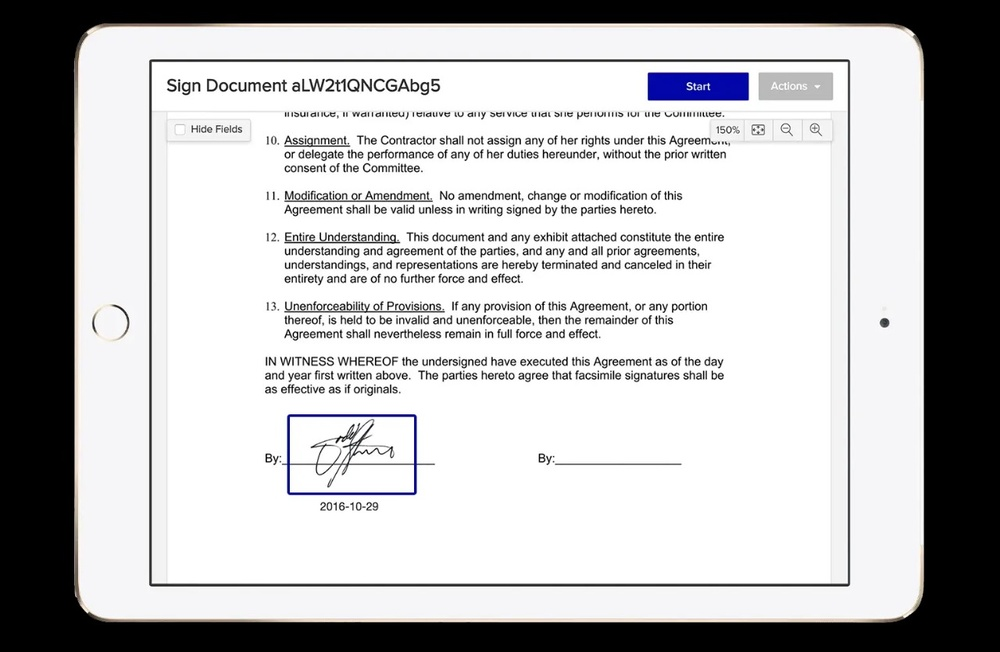
#> input picture inputs/WhatsApp Image 2024-05-04 at 09.55.02_1b912e90.jpg, 1000 x 652 px, shrunk from 1280 x 834 before the run
$ python -i image_detection.py   (imports and definitions only)
#> lines starting #> are read from the running program, lines starting #| are printed output that depends on the picture; after the words box and inside, x2 and y2 are one past the last pixel; in counts of white or black regions, pixels touching at a corner belong together
import cv2
from PIL import Image
import numpy as np
import matplotlib.pyplot as plt
import os

def find_and_highlight_photo(image_path):
    # Load the image
    image = cv2.imread(image_path)
#> image is the input picture: shape (652, 1000, 3); mean B, G, R 185.2, 184.3, 184.5
    gray = cv2.cvtColor(image, cv2.COLOR_BGR2GRAY)

    blurred = cv2.GaussianBlur(gray, (5, 5), 0)
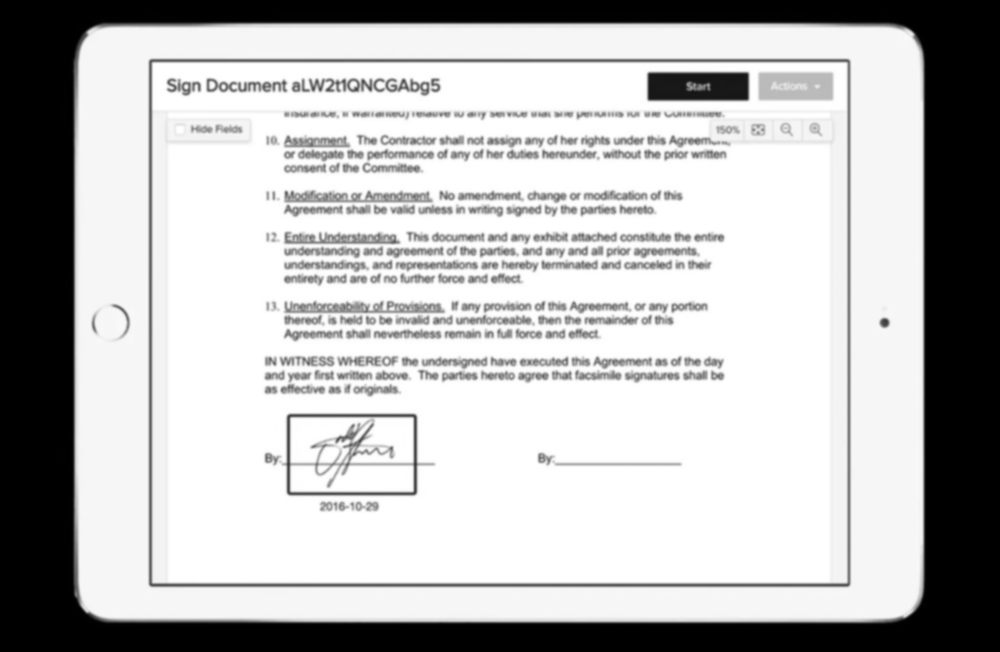
#> blurred: shape (652, 1000); min 0, max 255, mean 184.5

    edged = cv2.Canny(blurred, 30, 150)
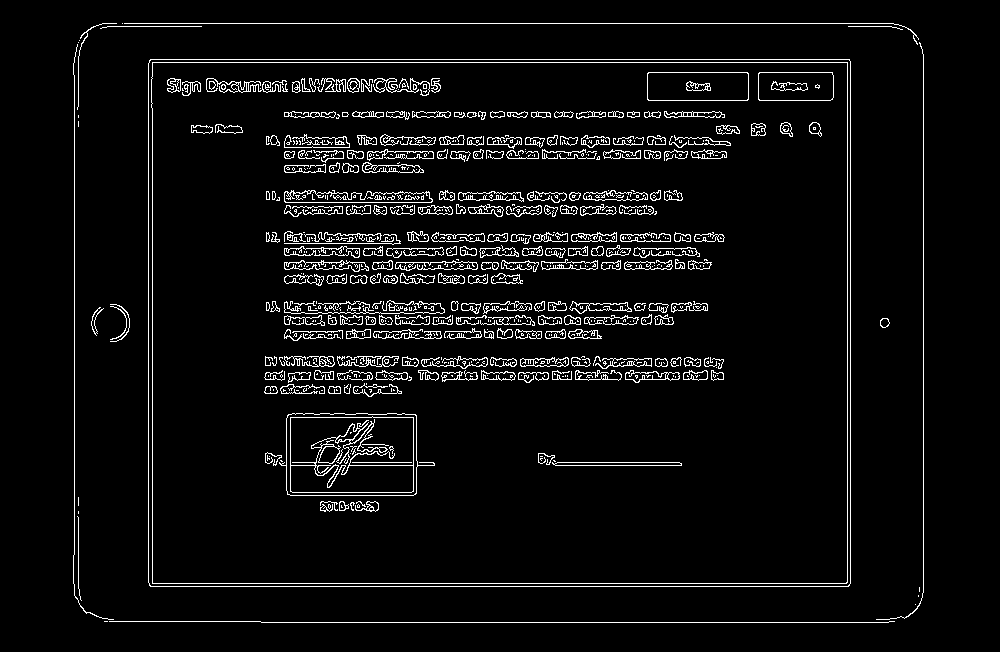
#> edged: shape (652, 1000); 5.1% white in thin lines or dots, all inside (x1, y1, x2, y2) = (73, 23, 924, 623)

    # Find contours
    contours, _ = cv2.findContours(edged.copy(), cv2.RETR_EXTERNAL, cv2.CHAIN_APPROX_SIMPLE)
#> contours = 24 contours, 22 with area under 20; largest, box (x1, y1, x2, y2) and area: (148, 59, 851, 587) 369942, (880, 318, 890, 328) 66

    # Assuming the largest rectangle that fits certain criteria is the photo
    largest_area = 0
    best_rect = None
    for cnt in contours:
        x, y, w, h = cv2.boundingRect(cnt)
        area = w * h
        aspect_ratio = w / float(h)

        # Check for aspect ratio of a photo and a reasonable area
        if 0.75 < aspect_ratio < 1.3 and area > 1000 and area > largest_area:
            largest_area = area
            best_rect = (x, y, w, h)
#> this loop made 24 passes
#> (x, y, w, h, area, aspect_ratio) on passes 1, 6, 9, 10, 11, 12, 15, 16, 17, 20, 21, 22: (109, 621, 786, 2, 1572, 393), (77, 516, 5, 85, 425, 0.0588), (880, 318, 10, 10, 100, 1), (91, 307, 13, 29, 377, 0.448), (110, 306, 17, 34, 578, 0.5), (110, 304, 20, 38, 760, 0.526), (148, 59, 703, 528, 371184, 1.33), (73, 44, 41, 576, 23616, 0.0712), (876, 42, 48, 578, 27744, 0.083), (848, 26, 55, 4, 220, 13.75), (100, 26, 102, 3, 306, 34), (124, 23, 795, 22, 17490, 36.14)
#> after the loop, largest_area = 0

    if best_rect:
        # Draw a rectangle around the photo region
        x, y, w, h = best_rect
        cv2.rectangle(image, (x, y), (x+w, y+h), (0, 255, 0), 2)  # Green rectangle with thickness 2

    # Convert to RGB for displaying
    image_rgb = cv2.cvtColor(image, cv2.COLOR_BGR2RGB)
    return image_rgb, best_rect


def image_detection(image_path):
    # Path to your image
    print("Image path:", image_path)
    filename = os.path.basename(image_path)
    annotated_image, photo_rect = find_and_highlight_photo(image_path)

    if photo_rect is not None:
        plt.figure(figsize=(10, 8))  # Adjust the size as per your requirement
        plt.imsave('pre_version2.png', annotated_image)

        img = cv2.imread('pre_version2.png', 0)
        # ensure binary
        img = cv2.threshold(img, 0, 255, cv2.THRESH_BINARY_INV | cv2.THRESH_OTSU)[1]
        # save the result
        print(filename)
        path = "./outputs/" + filename + ".png"
        cv2.imwrite(path, img)
        path = "./outputs/"+filename + ".png"
        print("Photo found at:", photo_rect)
        return path
    else:
        print("No photo found in the document.")


>>> result = image_detection('../inputs/WhatsApp Image 2024-05-04 at 09.55.02_1b912e90.jpg')
